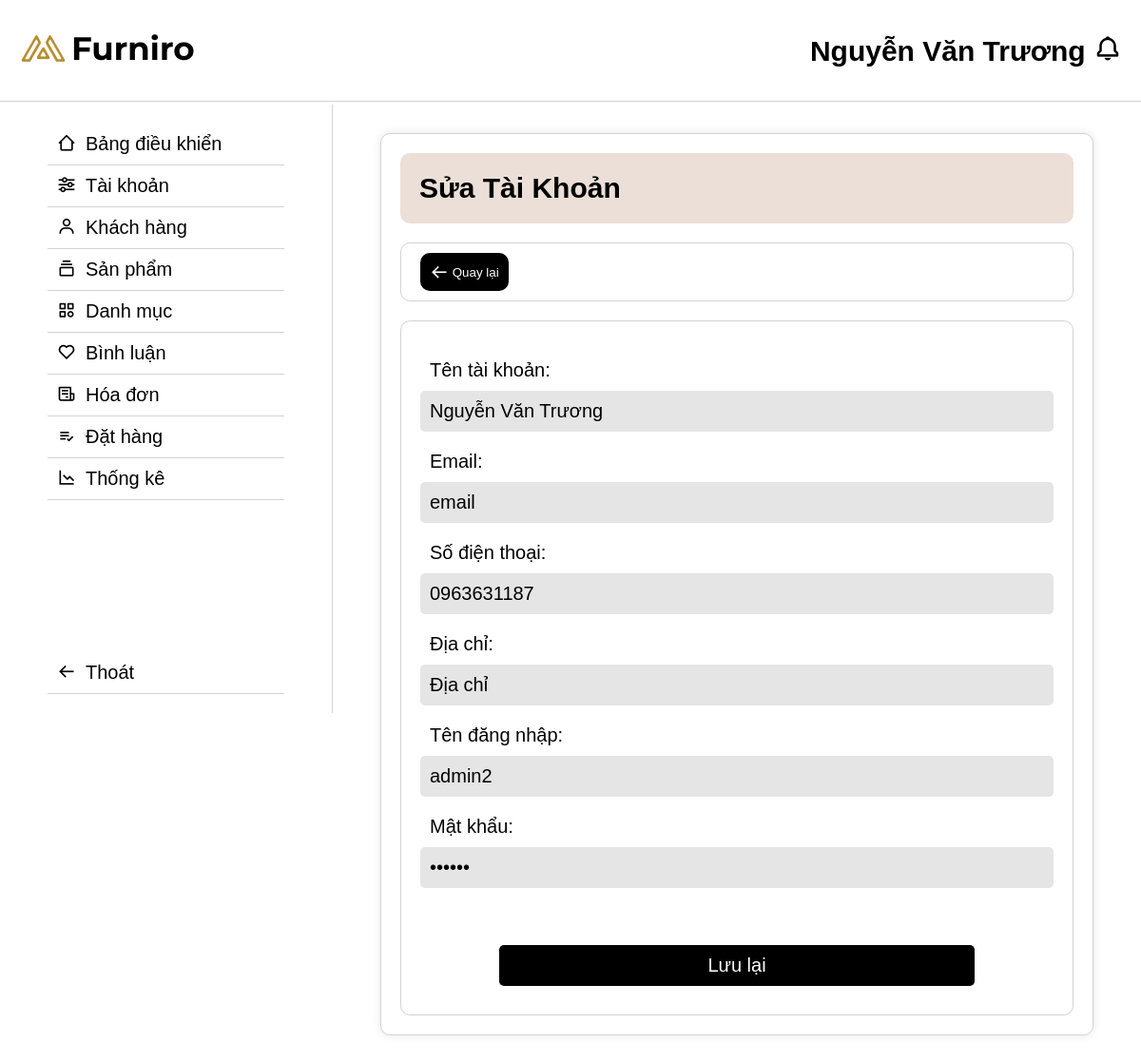
The page /admin/index.php?act=suaTaiKhoan&id=2 (signed in) on the database its author committed.
### tables this page shows
CREATE TABLE `taikhoan` (
  `MaTaiKhoan` int(11) NOT NULL,
  `Ten` varchar(255) NOT NULL,
  `Email` varchar(255) NOT NULL,
  `SoDienThoai` varchar(20) DEFAULT NULL,
  `DiaChi` varchar(255) DEFAULT NULL,
  `TenDangNhap` varchar(255) NOT NULL,
  `MatKhau` varchar(255) NOT NULL,
  `VaiTro` tinyint(1) NOT NULL DEFAULT 0
);

### model/pdo.php (called while the page is built, shortened)
<?php
function pdo_get_connection()
{
    $dburl = "mysql:host=localhost;dbname=d1;charset=utf8";
    $username = 'root';
    $password = '';
    $conn = new PDO($dburl, $username, $password);
    $conn->setAttribute(PDO::ATTR_ERRMODE, PDO::ERRMODE_EXCEPTION);
    return $conn;
}
function pdo_query_one($sql)
{
    $sql_args = array_slice(func_get_args(), 1);
    try {
        $conn = pdo_get_connection();
        $stmt = $conn->prepare($sql);
        $stmt->execute($sql_args);
        $row = $stmt->fetch(PDO::FETCH_ASSOC);
        return $row;
    } catch (PDOException $e) {
        throw $e;
    } finally {
        unset($conn);
    }
}

### model/taikhoan.php (called while the page is built, shortened)
<?php
function load_oneadmin($MaTaiKhoan)
{
    $sql = "SELECT * FROM taikhoan WHERE MaTaiKhoan='$MaTaiKhoan' ";
    $tk = pdo_query_one($sql);
    return $tk;
}

### admin/taikhoan/edit.php (the view, shortened to what this page needs)
<div class="danhmuc">
    <div class="list-danhmuc">
        <div class="list-danhmuc__title">
            <h2>Sửa Tài Khoản</h2>
        </div>
        <div style="display: flex; justify-content: space-between; margin: 20px 0; align-items: center;border: 1px solid rgba(128, 128, 128, 0.349); border-radius: 10px; padding:10px 20px">
            <div class="list-danhmuc__add">
                <a href="index.php?act=listSanPham"><i class='bx bx-arrow-back'></i><input type="button" value=" Quay lại"></a>
            </div>
        </div>
        <form action="index.php?act=suaTaiKhoan" method="post">
            <div class="list-danhmuc__content list-sanpham__content">
                <div class="sanpham-detail">
                    <div class="row-detail">
                        <label for="Ten">Tên tài khoản:</label>
                        <input type="text" id="TenTaiKhoan" name="Ten" value="<?= $Ten ?>" required>
                    </div>
                    <div class="row-detail">
                        <label for="Email">Email:</label>
                        <input type="email" id="Email" name="Email" value="<?= $Email ?>" required>
                    </div>
                    <div class="row-detail">
                        <label for="SoDienThoai">Số điện thoại:</label>
                        <input type="tel" id="SoDienThoai" name="SoDienThoai" pattern="[0-9]{10,11}" title="Số điện thoại phải gồm 10-11 chữ số" value="<?= $SoDienThoai ?>">
                    </div>
                    <div class="row-detail">
                        <label for="DiaChi">Địa chỉ:</label>
                        <input type="text" id="DiaChi" name="DiaChi" value="<?= $DiaChi ?>">
                    </div>
                    <div class="row-detail">
                        <label for="TenDangNhap">Tên đăng nhập:</label>
                        <input type="text" id="TenDangNhap" name="TenDangNhap" required value="<?= $TenDangNhap ?>">
                    </div>
                    <div class="row-detail">
                        <label for="MatKhau">Mật khẩu:</label>
                        <input type="password" id="MatKhau" name="MatKhau" required value="<?= $MatKhau ?>">
                    </div>
                    <div class="row-detail">
                        <input type="submit" name="suaTaiKhoan" value="Lưu lại" style="width:500px;margin:0 auto;margin-top: 50px;background-color:black; color:white;cursor: pointer;">
                    </div>
                </div>
            </div>
        </form>
    </div>
</div>

### assets/css/css-admin.css (style rules this page uses)
* { padding: 0; margin: 0; box-sizing: border-box; }
body { font-size: 20px; }
a { text-decoration: none; color: black; }
body { font-family: sans-serif; margin: 20px; }
.danhmuc { display: flex; gap: 50px; }
.list-danhmuc { display: block; gap: 50px; padding: 20px; border-radius: 10px; border: 1px solid rgba(128, 128, 128, 0.349); flex: 1; box-shadow: 0 0 10px rgba(0, 0, 0, 0.1); }
.list-danhmuc__title { padding: 20px; border-radius: 10px; display: flex; align-items: center; gap: 20px; background-color: #EBDFD7; margin-bottom: 20px; text-align: center; }
.list-danhmuc__add a { display: flex; align-items: center; }
.list-danhmuc__add i { font-size: 20px; }
.list-danhmuc__add a input { background-color: black; color: white; border: none; }
.list-danhmuc__add a { padding: 10px; border-radius: 10px; background-color: black; color: white; cursor: pointer; }
.list-sanpham__content { font-size: 14px; }
.sanpham-detail { border: 1px solid rgba(128, 128, 128, 0.349); padding: 20px; border-radius: 10px; }
.sanpham-detail .row-detail { display: flex; flex-direction: column; font-size: 20px; margin: 10px 0; }
.sanpham-detail .row-detail label { margin-right: 50px; padding: 10px; border-radius: 10px; }
.sanpham-detail .row-detail input { flex: 8; font-size: 20px; padding: 10px; border-radius: 5px; border: none; background-color: #c4c4c46e; }

### rows shown on the page
taikhoan: Ten "Nguyễn Văn Trương", Email "email", SoDienThoai "0963631187", DiaChi "Địa chỉ", TenDangNhap "admin2"
